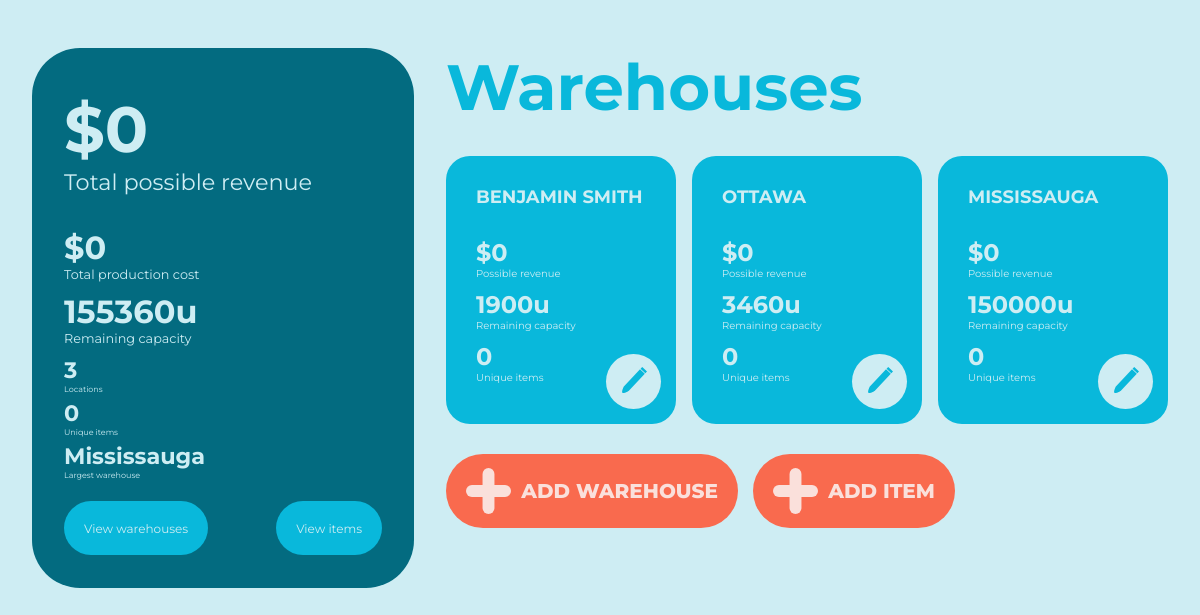
The page /home on the database its author committed.
### wms/models.py (models this page shows)
class Warehouse(db.Model):
    _id = db.Column(db.Integer, primary_key=True)
    name = db.Column(db.String(14), unique=True, nullable=False)
    capacity = db.Column(db.Integer, nullable=False)
    items = db.relationship("Item", backref="home_warehouse", lazy=True)
    @hybrid_property
    def remaining_capacity(self):
        capacityUsed = 0
        for item in self.items:
            capacityUsed += item.quantity * ItemTemplate.query.filter_by(_id=item.item_template_id).size
        return self.capacity - capacityUsed
    @hybrid_property
    def possible_revenue(self):
        revenue = 0
        for item in self.items:
            item_temp = ItemTemplate.query.filter_by(_id=item.item_template_id)
            revenue += item.quantity * (item_temp.price - item_temp.cost)
        return revenue
    @hybrid_property
    def total_production_cost(self):
        total_production_cost = 0
        for item in self.items:
            total_production_cost += item.quantity * ItemTemplate.query.filter_by(_id=item.item_template_id).cost
        return total_production_cost

### wms/routes.py (the view, shortened to what this page needs)
@app.route("/", methods=["GET", "POST"])
@app.route("/home", methods=["GET", "POST"])
def home():
    warehouseForm = WarehouseForm()
    itemForm = ItemForm()
    warehouseList = Warehouse.query.all()
    try:
        largest = warehouseList[0]
        for warehouse in warehouseList:
            if warehouse.capacity > largest.capacity:
                largest = warehouse
        largest = largest.name
    except IndexError:
        largest = "No data"
    productionCost = 0
    remainingCapacity = 0
    possibleRevenue = 0
    for warehouse in warehouseList:
        productionCost += warehouse.total_production_cost
        remainingCapacity += warehouse.remaining_capacity
        possibleRevenue += warehouse.possible_revenue
    if warehouseForm.validate_on_submit():
        flash(f'Warehouse "{warehouseForm.name.data}" created.')
        db.session.add(Warehouse(name=warehouseForm.name.data.title(),
                                 capacity=warehouseForm.capacity.data))
        db.session.commit()
        return redirect(url_for('home'))
    return render_template('home.html',
                           warehouseForm=warehouseForm,
                           itemForm=itemForm,
                           warehouseList=warehouseList,
                           possibleRevenue=possibleRevenue,
                           productionCost=productionCost,
                           remainingCapacity=remainingCapacity,
                           largestWarehouse=largest,
                           uniqueItems=len(ItemTemplate.query.all()))

### wms/templates/home.html (shortened to what this page needs)
<!DOCTYPE html>
{% extends "base.html" %}
{% block content %}
<link rel="stylesheet" href="static/home.css">
<div class="stats-card">
    <h1>${{possibleRevenue}}</h1>
    <p>Total possible revenue</p>
    <div class="main-stats">
        <h1>${{productionCost}}</h1>
        <p>Total production cost</p>
        <h1>{{remainingCapacity}}u</h1>
        <p>Remaining capacity</p>
    </div>
    <div class="small-stats">
        <h1>{{warehouseList|length}}</h1>
        <p>Locations</p>
        <h1>{{uniqueItems}}</h1>
        <p>Unique items</p>
        <h1>{{largestWarehouse}}</h1>
        <p>Largest warehouse</p>
    </div>
    <div class="buttons">
        <a href="{{url_for('warehouses')}}" class="view-button">View warehouses</a>
        <a href="{{url_for('items')}}" class="view-button">View items</a>
    </div>
</div>
<div class="warehouses-preview">
    <h1>Warehouses</h1>
    <div class="warehouse-carousel">
        <ul>
            {% for warehouse in warehouseList[0:3] %}
                <li>
                    <div class="warehouse-card">
                        <h1>{{warehouse.name}}</h1>
                        <h2>${{warehouse.possible_revenue}}</h2>
                        <p>Possible revenue</p>
                        <h2>{{warehouse.remaining_capacity}}u</h2>
                        <p>Remaining capacity</p>
                        <h2>{{warehouse.items|length}}</h2>
                        <p>Unique items</p>
                        <button class="edit-button">
                            <img src="static/edit-button.svg" alt="Edit button">
                        </button>
                    </div>
                </li>
            {% endfor %}
        </ul>
    </div>
    <div class="add-button-section">
        <button class="add-button" id="add-warehouse">
            <img src="static/+.svg" alt="">
            <p>Add warehouse</p>
        </button>
        <button class="add-button" id="add-item">
            <img src="static/+.svg" alt="">
            <p>Add item</p>
        </button>
    </div>
</div>
{% endblock content %}

### wms/templates/base.html (shortened to what this page needs)
<!DOCTYPE html>
<html lang="en">
<head>
    <link rel="stylesheet" href="static/main.css">
</head>
<body>
    {% block content %}{% endblock content %}
</body>
</html>

### wms/static/main.css (style rules this page uses)
body, html { margin: 0; padding: 0; background-color: #CEEDF3; font-family: 'Montserrat', sans-serif; scroll-behavior: smooth; }
a, button { cursor: pointer; font-family: 'Montserrat', sans-serif; text-decoration: none; }
a:link, button:link { text-decoration: none !important; }
img { pointer-events: none; -moz-user-select: none; -ms-user-select: none; user-select: none; -webkit-user-select: none; }

### wms/static/home.css (style rules this page uses)
body { display: -webkit-box; display: -ms-flexbox; display: flex; margin: 3em 2em; }
.stats-card { background-color: #036B80; color: #CEEDF3; padding: 1em 2em; border-radius: 3em; width: 500px; overflow: hidden; }
.stats-card h1 { font-size: 4em; margin: 0; margin-top: .4em; }
.stats-card p { font-size: 1.4em; margin: 0; }
.stats-card .main-stats { margin-top: 2em; }
.stats-card .main-stats h1 { font-size: 2em; margin: 0; }
.stats-card .main-stats p { font-size: .8em; margin-bottom: 10px; }
.stats-card .small-stats h1 { font-size: 1.4em; margin: 0; }
.stats-card .small-stats p { font-size: .5em; margin-bottom: 5px; }
.stats-card .buttons { display: -webkit-box; display: -ms-flexbox; display: flex; -ms-flex-item-align: center; align-self: center; -webkit-box-pack: justify; -ms-flex-pack: justify; justify-content: space-between; }
.stats-card .view-button { background-color: #09B8DB; border: none; border-radius: 4em; color: #CEEDF3; font-size: 12px; padding: 1.6em 20px; margin: 1.4em 0; text-decoration: none; }
.warehouses-preview { min-width: 722px; margin-left: 2em; }
.warehouses-preview h1 { font-size: 4em; color: #09B8DB; margin: 0; margin-bottom: 30px; }
.warehouses-preview .warehouse-carousel ul { margin: 0; padding: 0; display: -webkit-box; display: -ms-flexbox; display: flex; list-style: none; }
.warehouses-preview .warehouse-carousel ul li { margin-right: 1em; }
.warehouses-preview .warehouse-carousel ul :last-child { margin-right: 0; }
.warehouses-preview .warehouse-carousel h1, .warehouses-preview .warehouse-carousel h2, .warehouses-preview .warehouse-carousel p { color: #CEEDF3; margin: 0; }
.warehouses-preview .warehouse-carousel h1 { font-size: 18px; margin-bottom: .6em; text-transform: uppercase; margin-bottom: 30px; }
.warehouses-preview .warehouse-carousel p { font-size: 10px; margin-bottom: 10px; }
.warehouses-preview .warehouse-carousel .warehouse-card { border-radius: 1.5em; background-color: #09B8DB; width: 170px; overflow: hidden; -webkit-box-pack: left; -ms-flex-pack: left; justify-content: left; padding: 30px; position: relative; }
.warehouses-preview .warehouse-carousel button { border: none; padding: 0; margin: 0; background-color: #CEEDF3; border-radius: 50%; width: 55px; height: 55px; -webkit-box-pack: center; -ms-flex-pack: center; justify-content: center; position: absolute; right: 15px; bottom: 15px; }
.warehouses-preview .warehouse-carousel button img { margin-top: 2px; width: 50%; }
.warehouses-preview .add-button-section { display: -webkit-box; display: -ms-flexbox; display: flex; margin-top: 30px; }
.warehouses-preview .add-button { border: none; border-radius: 2em; background-color: #F96A4E; font-size: 20px; font-weight: 800; color: #FAE0DB; display: -webkit-box; display: -ms-flexbox; display: flex; -webkit-box-pack: center; -ms-flex-pack: center; justify-content: center; -webkit-box-align: center; -ms-flex-align: center; align-items: center; text-transform: uppercase; margin-right: 15px; padding: 5px 20px; }
.warehouses-preview .add-button img { margin-right: 10px; }

### rows shown on the page
Warehouse: name "Mississauga", name "MISSISSAUGA", possible_revenue "0", remaining_capacity "150000", items|length "0"
Warehouse: name "BENJAMIN SMITH", possible_revenue "0", remaining_capacity "1900", items|length "0"
Warehouse: name "OTTAWA", possible_revenue "0", remaining_capacity "3460", items|length "0"

### other values the page prints
{{ possibleRevenue }} "0"
{{ productionCost }} "0"
{{ remainingCapacity }} "155360"
{{ warehouseList|length }} "3"
{{ uniqueItems }} "0"
